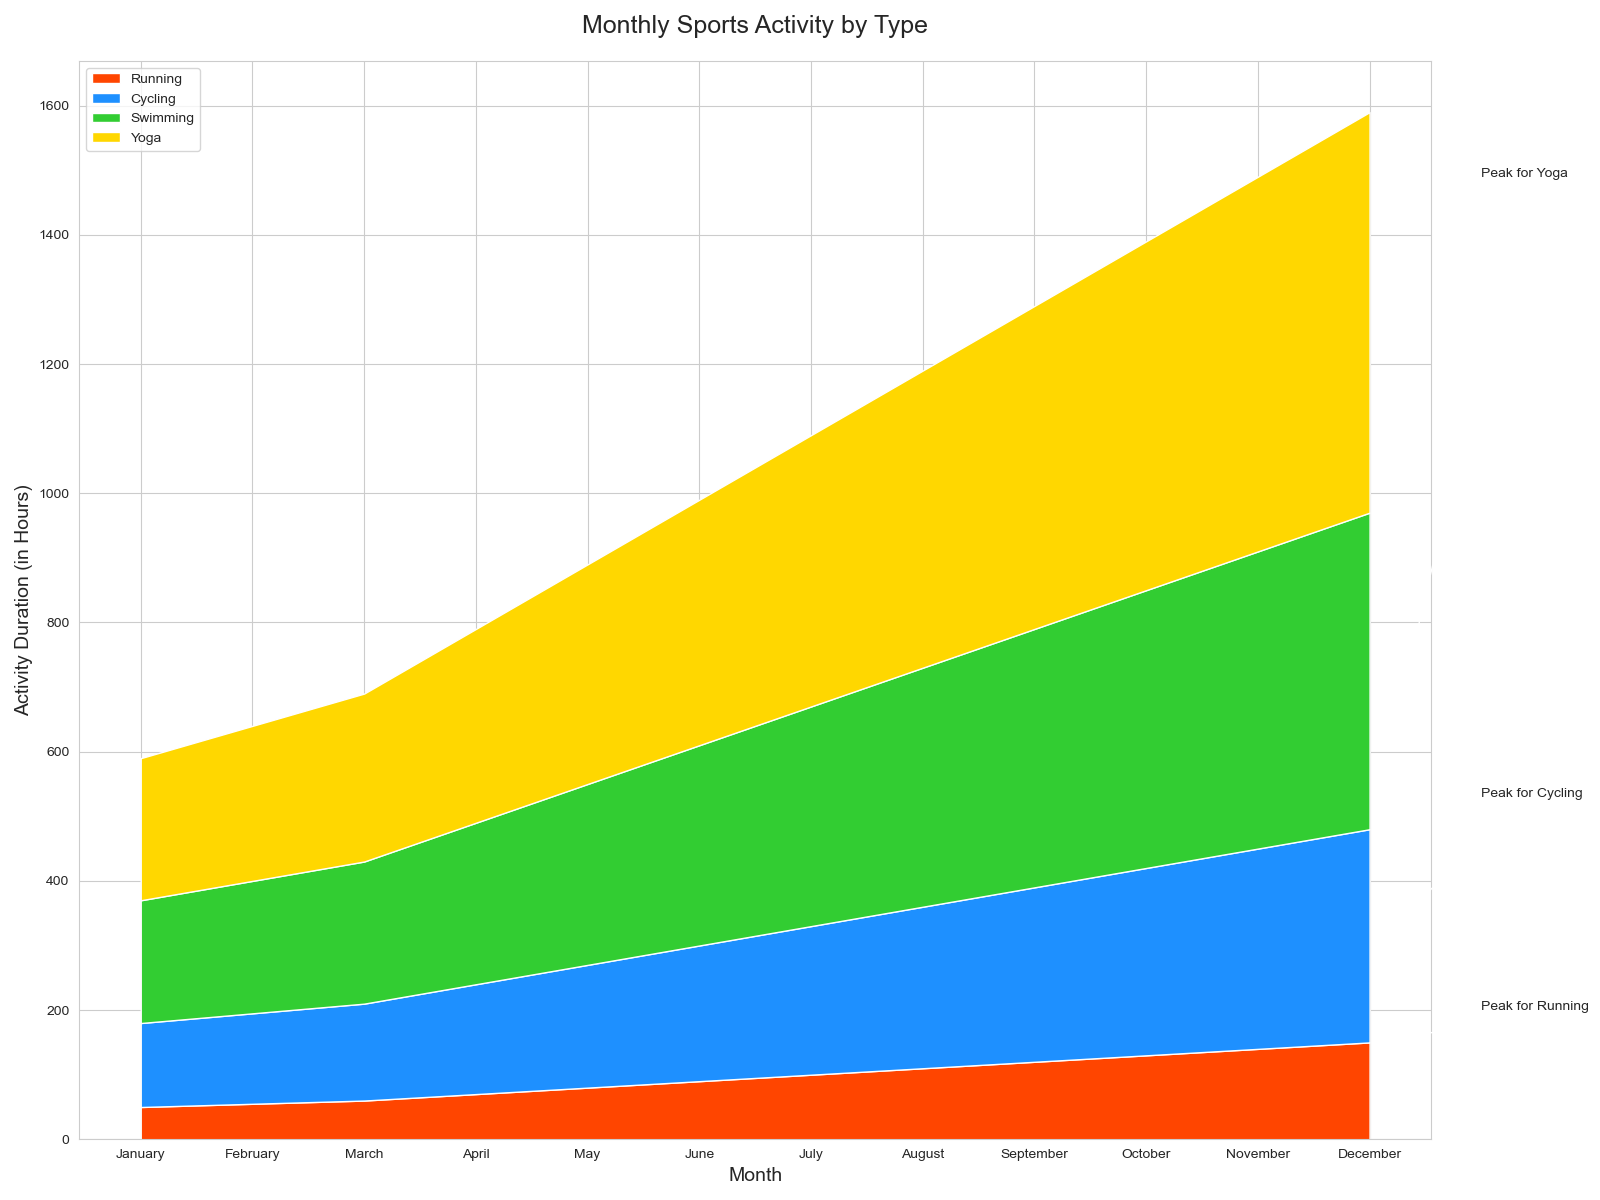

The Python source for this figure:

import numpy as np
import pandas as pd
import seaborn as sns
import matplotlib.pyplot as plt

# Data
data = {
    'Month': ['January', 'February', 'March', 'April', 'May', 'June', 
              'July', 'August', 'September', 'October', 'November', 'December'],
    'Running': [50, 55, 60, 70, 80, 90, 100, 110, 120, 130, 140, 150],
    'Cycling': [80, 85, 90, 100, 110, 120, 130, 140, 150, 160, 170, 180],
    'Swimming': [60, 65, 70, 80, 90, 100, 110, 120, 130, 140, 150, 160],
    'Yoga': [30, 35, 40, 50, 60, 70, 80, 90, 100, 110, 120, 130]
}

df = pd.DataFrame(data)
df.set_index('Month', inplace=True)

# Cumulative data for stacked area chart
cumulative = df.cumsum(axis=1)

# Plotting
plt.figure(figsize=(16, 12))
pal = ['#FF4500', '#1E90FF', '#32CD32', '#FFD700']
plt.stackplot(cumulative.index, cumulative['Running'], cumulative['Cycling'],
              cumulative['Swimming'], cumulative['Yoga'], labels=cumulative.columns, colors=pal)
plt.legend(loc='upper left')
plt.title('Monthly Sports Activity by Type', fontsize=18, pad=20)
plt.xlabel('Month', fontsize=14)
plt.ylabel('Activity Duration (in Hours)', fontsize=14)

# Annotations
plt.annotate('Peak for Running', xy=(11.2, cumulative.loc['December', 'Running']),
             xytext=(12, cumulative.loc['December', 'Running']+50),
             arrowprops=dict(facecolor='black', arrowstyle="->", connectionstyle="arc3"))
plt.annotate('Peak for Cycling', xy=(11.2, cumulative.loc['December', 'Cycling']),
             xytext=(12, cumulative.loc['December', 'Cycling'] + cumulative.loc['December', 'Running'] + 50),
             arrowprops=dict(facecolor='black', arrowstyle="->", connectionstyle="arc3"))
plt.annotate('Peak for Yoga', xy=(11.2, cumulative.loc['December', 'Yoga']),
             xytext=(12, cumulative.loc['December', 'Yoga'] + cumulative.loc['December', 'Swimming'] + cumulative.loc['December', 'Cycling'] + 50),
             arrowprops=dict(facecolor='black', arrowstyle="->", connectionstyle="arc3"))

plt.tight_layout()
plt.show()
